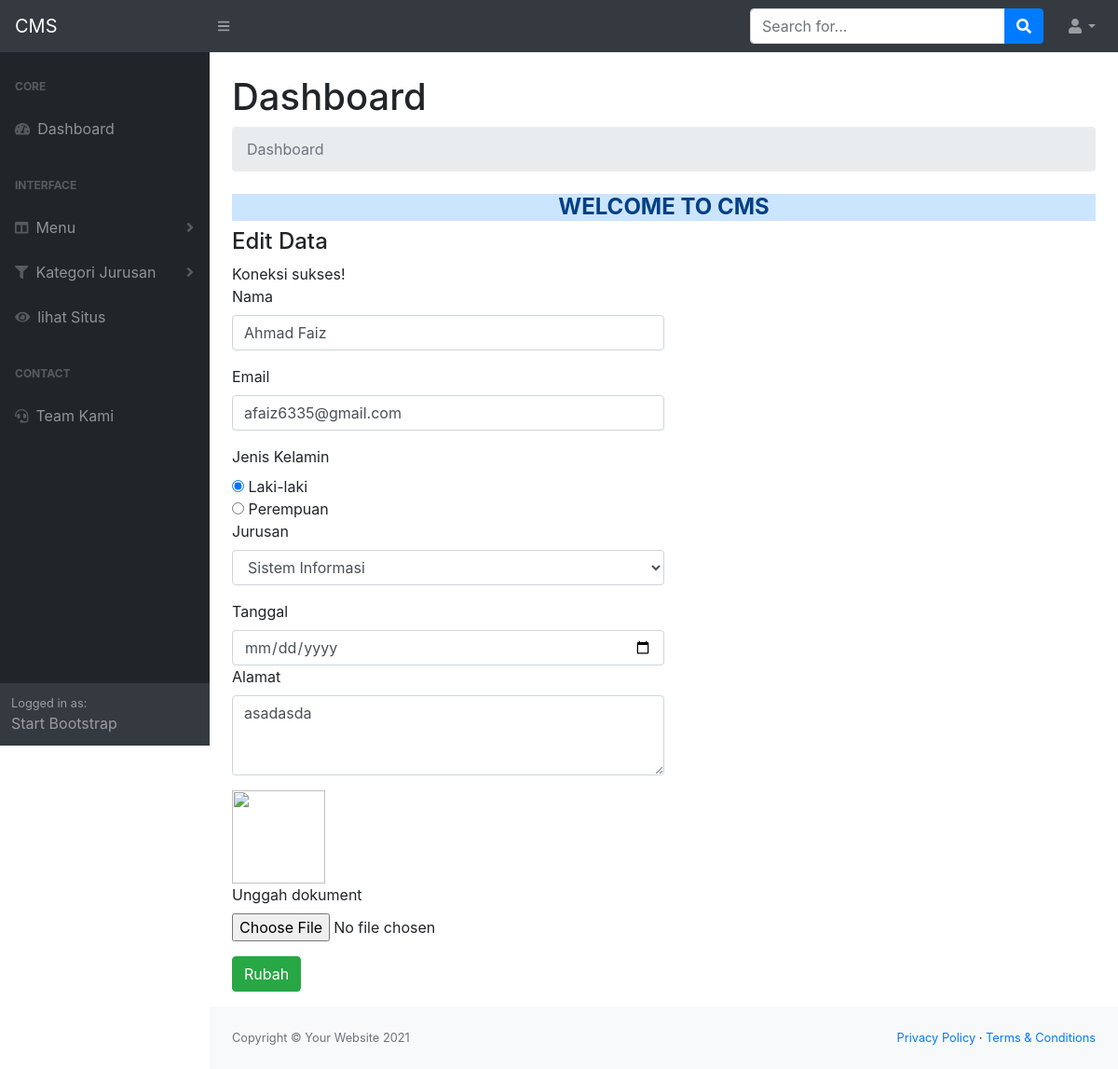
The page /administrator/index.php?edit_aku=12 (signed in) on the database its author committed.
### tables this page shows
CREATE TABLE `tbl_biodata` (
  `id_biodata` int(11) NOT NULL,
  `Nama` varchar(255) NOT NULL,
  `Email` varchar(255) NOT NULL,
  `jenis_kelamin` varchar(50) NOT NULL,
  `jurusan` int(5) NOT NULL,
  `tanggal` date DEFAULT NULL,
  `alamat` text NOT NULL,
  `dokument` varchar(100) NOT NULL
);

### administrator/edit-data.php (the view, shortened to what this page needs)
<h4>Edit Data</h4>
<?php
include "koneksi.php";
$ide =$_GET["edit_aku"];
$sql = "SELECT * FROM tbl_biodata WHERE id_biodata=$ide";
$query = mysqli_query($konek, $sql) or die (mysqli_error($konek));
$data =mysqli_fetch_array($query);
?>
<form action="update-data.php" method="post" enctype="multipart/form-data">
<div class="form-group">
        <label>Nama</label>
        <input  class="form-control col-md-6" type="text" name="namaku" required value="<?php
             echo $data["Nama"]; ?>">
    </div>
    <div class="form-group">
        <label>Email</label>
        <input class="form-control col-md-6" type="email" name="mailku" required value="<?php echo $data["Email"]; ?>">
    </div>
    <div class="form">
        <label>Jenis Kelamin</label>
        <div class="radio">
        <input type="radio" name="faiz" value="Laki-laki"<?php if($data["jenis_kelamin"] == "Laki-laki") echo "checked"; ?>>
        Laki-laki
    </div>
    <div class="radio">
      <input type="radio" name="faiz" value="Perempuan"<?php if($data["jenis_kelamin"] == "Perempuan") echo "checked"; ?>>
         Perempuan
    </div>
    </div>
    <div class="form-group">
        <label>Jurusan</label>
        <select name="Jurusan" class="form-control col-md-6">
            <option value="1"<?php if($data["jurusan"] == "1") echo "selected"; ?>> Sistem Informasi</option>
        </select>
    </div>
    <div class="form-group">
        <label>Tanggal</label>
        <input class="form-control col-md-6" type="date" name="tanggal" value="<?php echo $data["tanggal"];?>
    </div>
    <div class="form-group">
        <label>Alamat</label>
        <textarea class="form-control col-md-6" name="alamat" cols="30" rows="3"><?php echo $data["alamat"];?>
        </textarea>
    </div>
    <img src="hasil-upload/<?php echo $data["dokument"];?>" height="100" width="100">
    <div class="form-group">
        <label>Unggah dokument</label>
        <input class="form-control-file" type="file" name="fileku">
    </div>
    <div class="form-group">
        <input class="btn btn-success" type="submit" value="Rubah" name="save">
    </div>
</form>

### rows shown on the page
tbl_biodata: namaku "Ahmad Faiz", mailku "afaiz6335@gmail.com", jenis_kelamin "☑", Jurusan "Sistem Informasi", alamat "asadasda"
